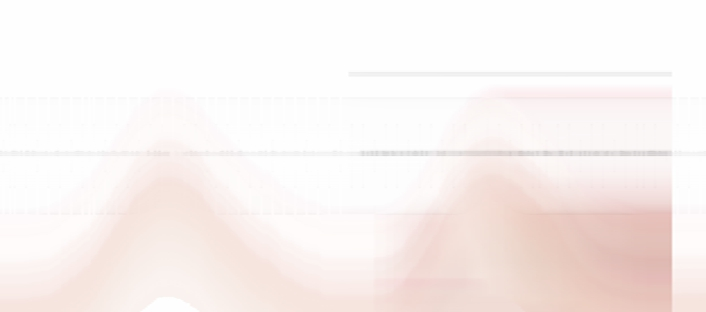

Here is the Python script that generated this plot:
from PIL import Image
import numpy as np

import av
import av.datasets


container = av.open(
    "/home/rgbellion/Videos/ANIVESICARIO/peripheria4.mp4"
    #"videos/hydra.mp4"
)
container.streams.video[0].thread_type = "AUTO"  # Go faster!

columns = []
height = 0
for frame in container.decode(video=0):
    height+=1
    print(frame)
    array = frame.to_ndarray(format="rgb24")
    # Collapse down to a column.
    if False:
        column = array.std(axis=1)
    else:
        column = array.mean(axis=1)
    width = len(array)
    # Convert to bytes, as the `mean` turned our array into floats.
    column = column.clip(0, 255).astype("uint8")

    # Get us in the right shape for the `hstack` below.
    column = column.reshape(-1, 1, 3)

    columns.append(column)

# Close the file, free memory
container.close()



print("height,width")
print(height,width)
full_array = np.hstack(columns)
full_img = Image.fromarray(full_array, "RGB")
full_img = full_img.resize((width, height))
full_img.save("barcode.jpg", quality=100)
